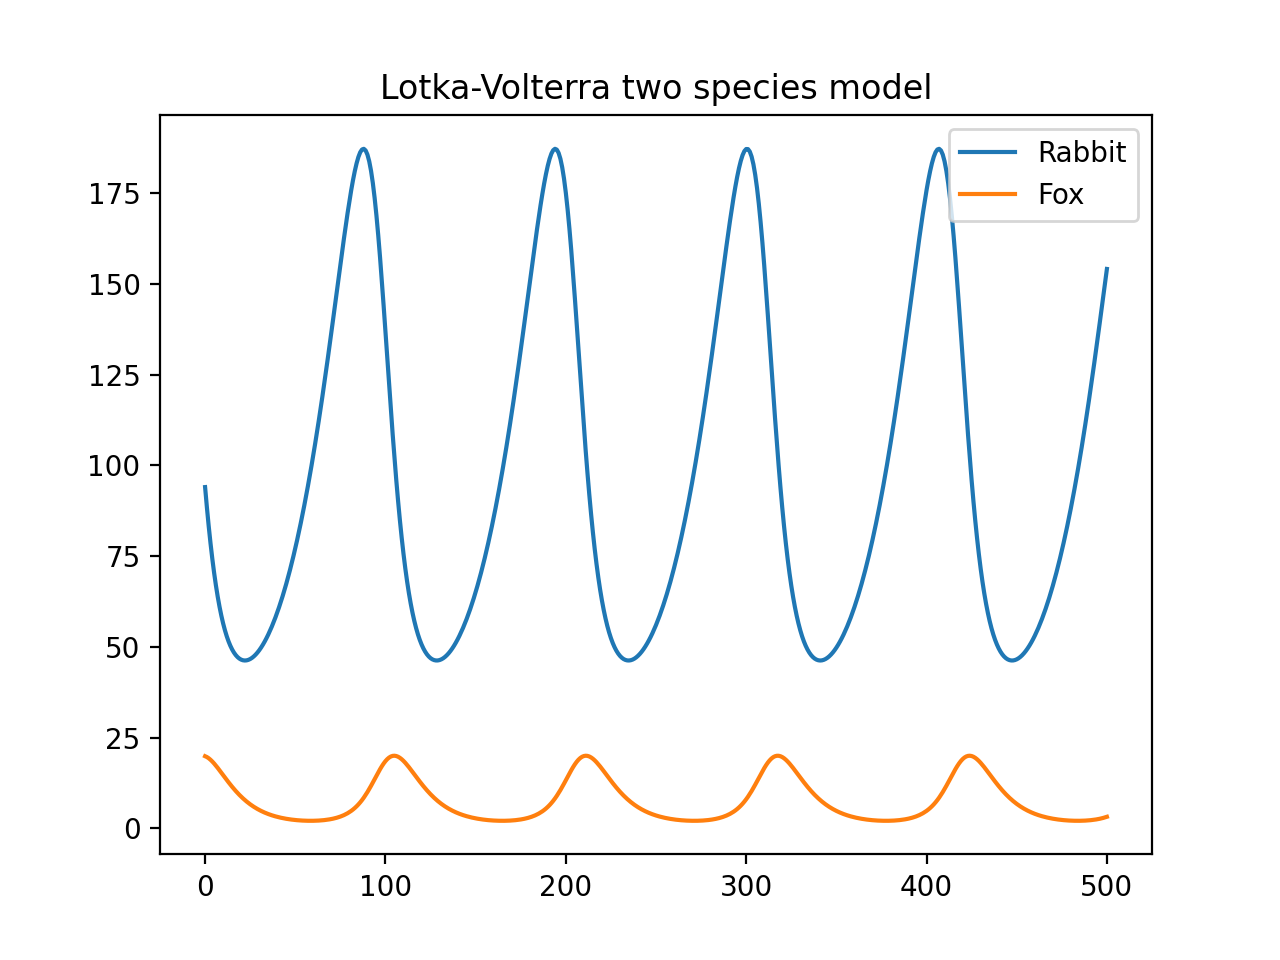

Write Python code to recreate this figure.

import numpy as np
import matplotlib.pyplot as plt

#Values given in the task
n = 500
a = 0.04
b = 0.1
c = 0.005
e = 0.2

#Initial conditions
rab = 100
fox = 20
r_pop = []
f_pop = []
for x in range(0,n+1):
    print(fox)
    rab = rab+(a*rab)-(c*rab*fox)
    fox = fox + (e*c*rab*fox) -(b*fox)
    r_pop.append(rab)
    f_pop.append(fox)

#convert the population lists to numpy arrays
r = np.array(r_pop)
f = np.array(f_pop)
tid = np.linspace(0,n,n+1)

plt.plot(tid,r, label = "Rabbit")
plt.plot(tid,f, label = "Fox")
plt.title("Lotka-Volterra two species model")
plt.legend()
plt.show()

"""
Run example:

user$ python3 lotka_volterra.py

output:

#Plot attached
"""
